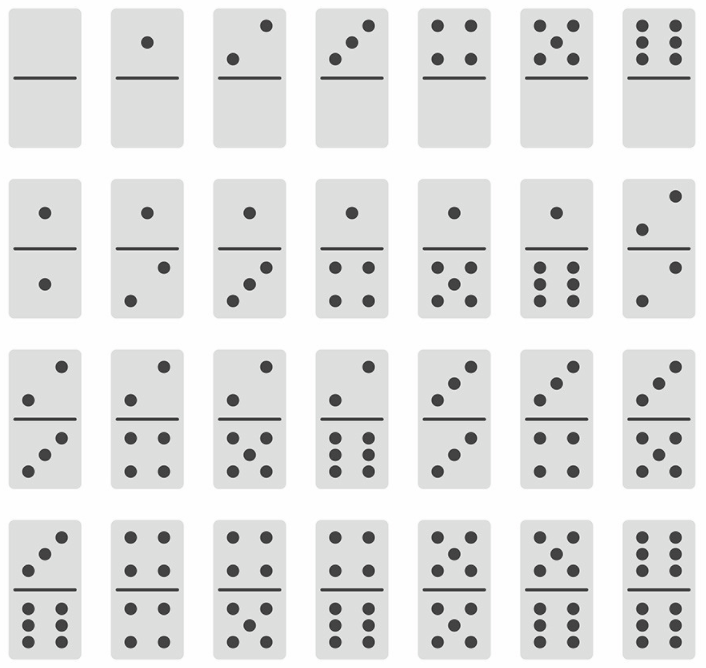
#> input picture domset1.png, 706 x 668 px
$ jupyter execute --allow-errors 'Convolutions,Hough Transforms, Random .ipynb'   (older library calls are emulated)
#> lines starting #> are read from the running program, lines starting #| are printed output that depends on the picture; after the words box and inside, x2 and y2 are one past the last pixel; in counts of white or black regions, pixels touching at a corner belong together
[cell 1]
#Convolution
from PIL import Image, ImageDraw
import numpy as np
from math import sqrt
from skimage.color import rgb2gray
from skimage import measure
from skimage import io
import matplotlib.pyplot as plt
from matplotlib.pyplot import imshow
from skimage.filters import threshold_otsu
from skimage import data, exposure, img_as_float
# Load image:
input_image = Image.open("domset1.png")
#> input_image is the input picture: PIL image 706x668 RGBA; mean R, G, B, A 225.6, 226.1, 225.6, 255
input_pixels = input_image.load()
width, height = input_image.width, input_image.height
#> width = 706; height = 668

# Create output image
output_image = Image.new("RGB", input_image.size)
#> output_image: PIL image 706x668 RGB; every value is 0
draw = ImageDraw.Draw(output_image)

# Convert to grayscale
intensity = np.zeros((width, height))
for x in range(width):
    for y in range(height):
        intensity[x, y] = sum(input_pixels[x, y]) / 3
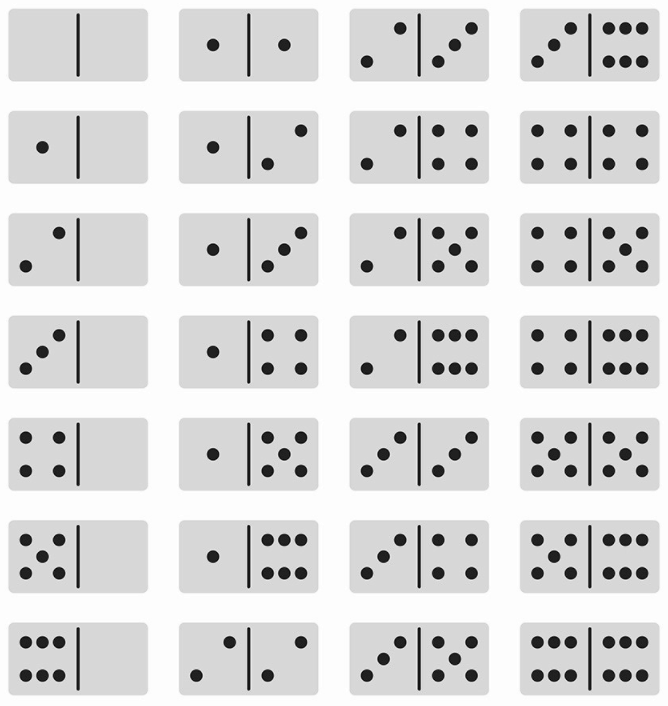
#> intensity: shape (706, 668) float64; min 124, max 340, mean 310.8; drawn with min black and max white
index=0
# Compute convolution between intensity and kernels
for x in range(1, input_image.width - 1):
    for y in range(1, input_image.height - 1):
        magx = intensity[x + 1, y] - intensity[x - 1, y]
        magy = intensity[x, y + 1] - intensity[x, y - 1]

        # Draw in black and white the magnitude
        color = int(sqrt(magx**2 + magy**2))
        draw.point((x, y), (color, color, color))
    index = index + 1
#> after the loop, index = 704
            #print str(index) + " : " + str(r) + ", (x,y) = " + str(x) + ', ' + str(y)
output_image.save('edge.jpg')
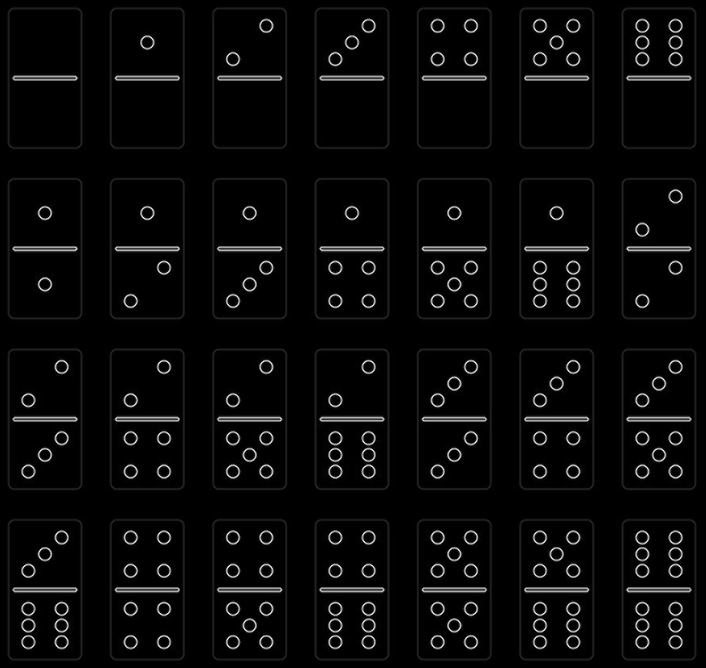
#> saved as edge.jpg: PIL image 706x668 RGB; min 0, max 252, mean 9.3

[cell 2]
# Read image.
import cv2
import numpy as np
img = cv2.imread('edge.jpg', cv2.IMREAD_COLOR)
#> img: shape (668, 706, 3); min 0, max 255, mean 9.6

# Convert to grayscale.
gray = cv2.cvtColor(img, cv2.COLOR_BGR2GRAY)

# Blur using 3 * 3 kernel.
gray_blurred = cv2.blur(gray, (3, 3))

# Apply Hough transform on the blurred image.
detected_circles = cv2.HoughCircles(gray_blurred,
                   cv2.HOUGH_GRADIENT, 1, 20, param1 = 50,
               param2 = 30, minRadius = 1, maxRadius = 40)
#> detected_circles = 79 rows, first 8: [61.5, 608.5, 7.8], [334.5, 300.5, 7.8], [368.5, 25.5, 7.8], [641.5, 608.5, 7.8], [368.5, 641.5, 7.8], [641.5, 399.5, 7.8], [334.5, 570.5, 7.8], [368.5, 366.5, 7.8]

# Draw circles that are detected.
if detected_circles is not None:

    # Convert the circle parameters a, b and r to integers.
    detected_circles = np.uint16(np.around(detected_circles))
#> detected_circles = 79 rows, first 8: [62, 608, 8], [334, 300, 8], [368, 26, 8], [642, 608, 8], [368, 642, 8], [642, 400, 8], [334, 570, 8], [368, 366, 8]

    for pt in detected_circles[0, :]:
        a, b, r = pt[0], pt[1], pt[2]

        # Draw the circumference of the circle.
        cv2.circle(img, (a, b), r, (0, 255, 0), 2)

        # Draw a small circle (of radius 1) to show the center.
        cv2.circle(img, (a, b), 1, (0, 0, 255), 3)
        cv2.imshow("Detected Circle", img)
#> this loop made 79 passes
#> (a, b, r) on passes 1 to 12: (62, 608, 8), (334, 300, 8), (368, 26, 8), (642, 608, 8), (368, 642, 8), (642, 400, 8), (334, 570, 8), (368, 366, 8), (438, 400, 8), (44, 212, 5), (44, 454, 5), (44, 554, 5)
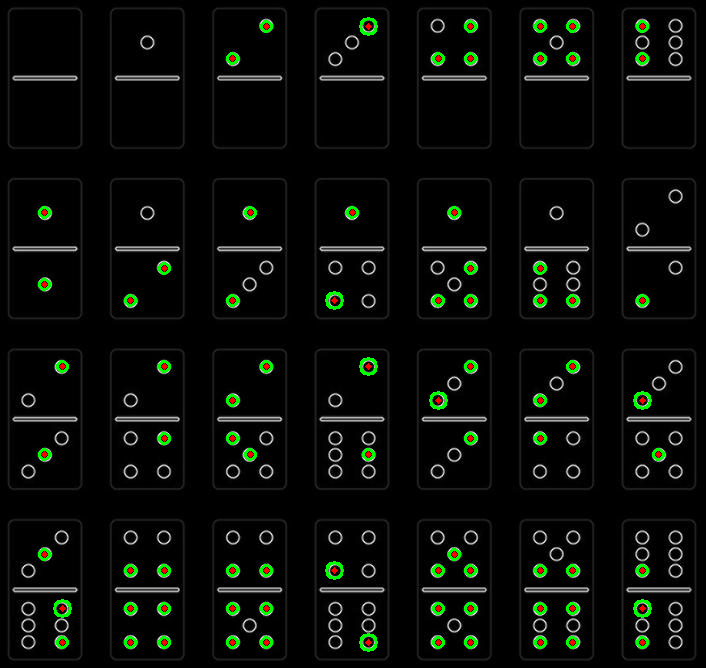
#> img: shape (668, 706, 3); mean B, G, R 8.4, 12.5, 9.4

[cell 3]
import cv2
import numpy as np
import cv2
image = cv2.imread('edge.png')
#> (the rest of this cell did not finish here and is left out)

[cell 4]
from skimage import filters
from scipy import ndimage
import numpy as np
import scipy
import matplotlib.pyplot as plt
from skimage import io
im = io.imread("edge.jpg",as_gray=True);
#> im: shape (668, 706) float64; min 0, max 1, mean 0.0376
val=filters.threshold_otsu(im)
#> val = 0.295
drops=ndimage.binary_fill_holes(im<val)
#> drops: shape (668, 706) bool; every value is 1
original_grayscale = np.asarray(output_image.convert('L'), dtype=float)
blurred_grayscale = scipy.ndimage.filters.gaussian_filter(original_grayscale,sigma=5)
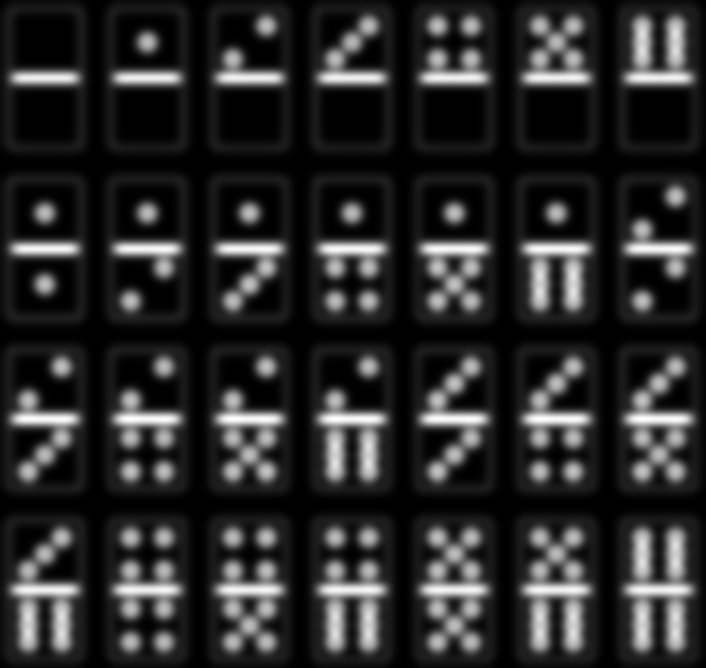
#> blurred_grayscale: shape (668, 706) float64; min 0, max 54.06, mean 9.3; drawn with min black and max white
difference_image = original_grayscale - (7 * blurred_grayscale);
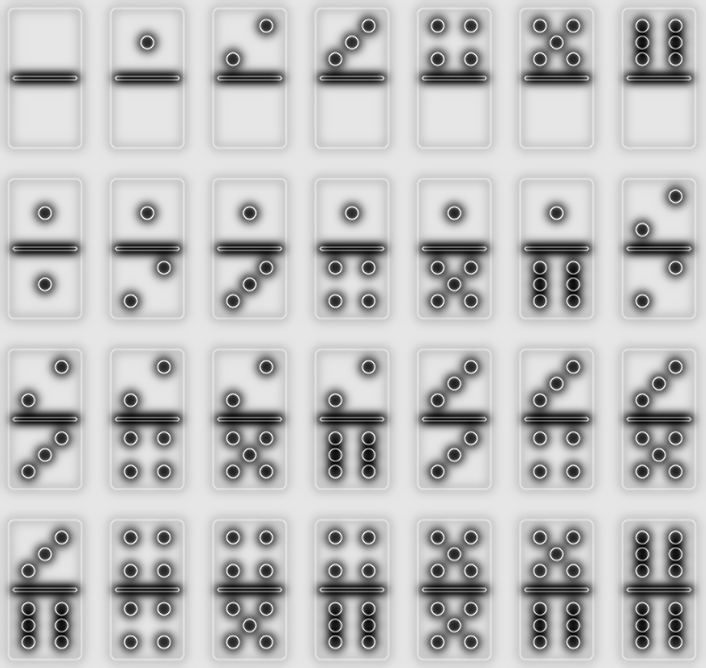
#> difference_image: shape (668, 706) float64; min -331.9, max 35.67, mean -55.6; drawn with min black and max white
image_to_be_labeled = ((difference_image > val) * 255).astype('uint8')  # not sure if it is necessary
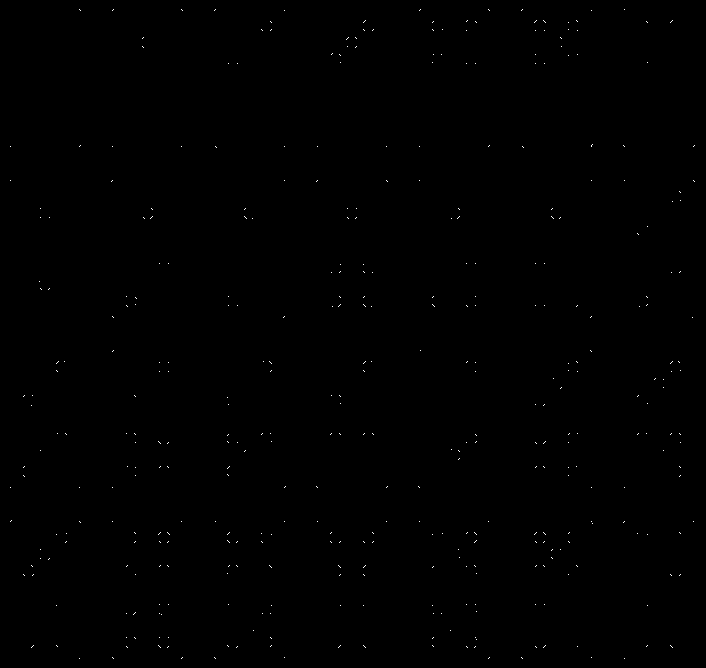
#> image_to_be_labeled: shape (668, 706); 0.14% white in thin lines or dots

labelarray, particle_count = scipy.ndimage.measurements.label(image_to_be_labeled)
#> labelarray: shape (668, 706) int32; 642 distinct labels, from 0 to 641
#> particle_count = 641

[cell 5]
from skimage.feature import match_template
from skimage.transform import resize
from matplotlib.patches import Rectangle
from skimage.color import rgb2gray
from scipy.ndimage import label,find_objects
from numpy import copy
import matplotlib.pyplot as plt
from skimage import io

#> (the rest of this cell did not finish here and is left out)

[cell 6]
import cv2
import numpy
img = cv2.imread('edge.jpg')
# apply medianBlur to smooth image before threshholding
blur= cv2.medianBlur(img, 7) # smooth image by 7x7 pixels, may need to adjust a bit
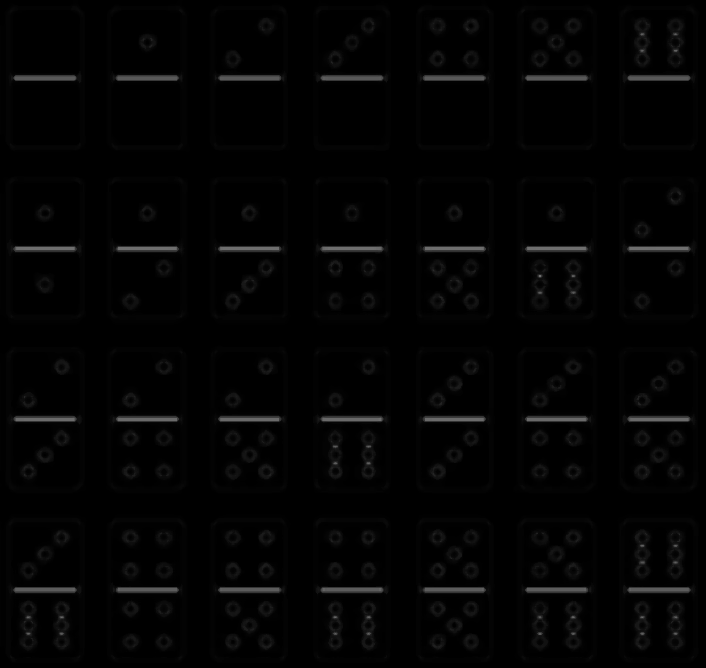
#> blur: shape (668, 706, 3); min 0, max 111, mean 3.6
output_image = Image.new("RGB", input_image.size)
draw = ImageDraw.Draw(output_image)


output = img.copy()
    # apply threshhold color to white (255,255, 255) and the rest to black(0,0,0)
#> (the rest of this cell did not finish here and is left out)

[cell 7]
import numpy as np
import matplotlib.pyplot as plt
import matplotlib.patches as mpatches

from skimage import data

from skimage.segmentation import clear_border
from skimage.morphology import label, closing, square
from skimage.measure import regionprops
from skimage.color import label2rgb


image = io.imread('edge.jpg',as_gray=True);

# apply threshold
thresh = threshold_otsu(image)
#> thresh = 0.295
bw = closing(image > thresh, square(5))
#> bw: shape (668, 706) bool; 4.9% white; 164 white regions, largest, box (x1, y1, x2, y2) and area: (12, 75, 78, 81) 327, (319, 75, 385, 81) 326, (626, 75, 692, 81) 326

# remove artifacts connected to image border
cleared = bw.copy()
clear_border(cleared)

# label image regions
label_image = label(cleared)
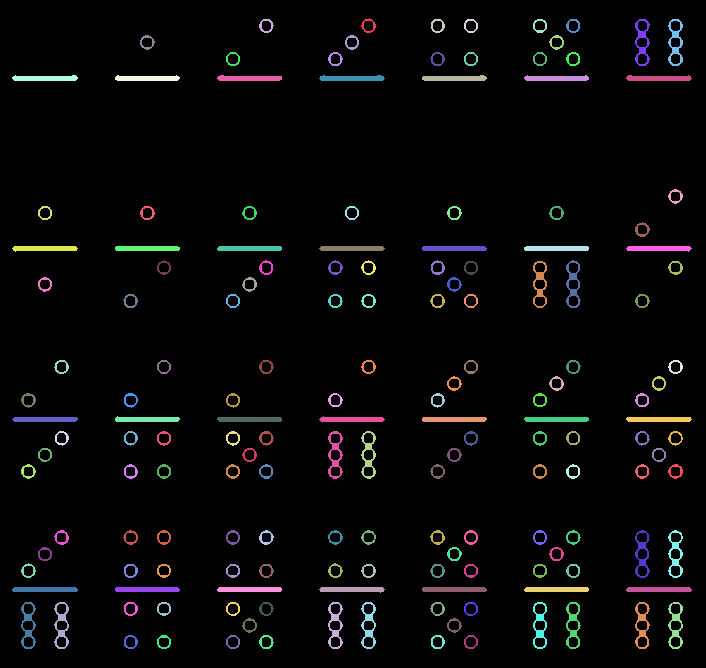
#> label_image: shape (668, 706) int32; 165 distinct labels, from 0 to 164; one colour per label, 0 black
borders = np.logical_xor(bw, cleared)
#> borders: shape (668, 706) bool; every value is 0
label_image[borders] = -1
image_label_overlay = label2rgb(label_image, image=image)
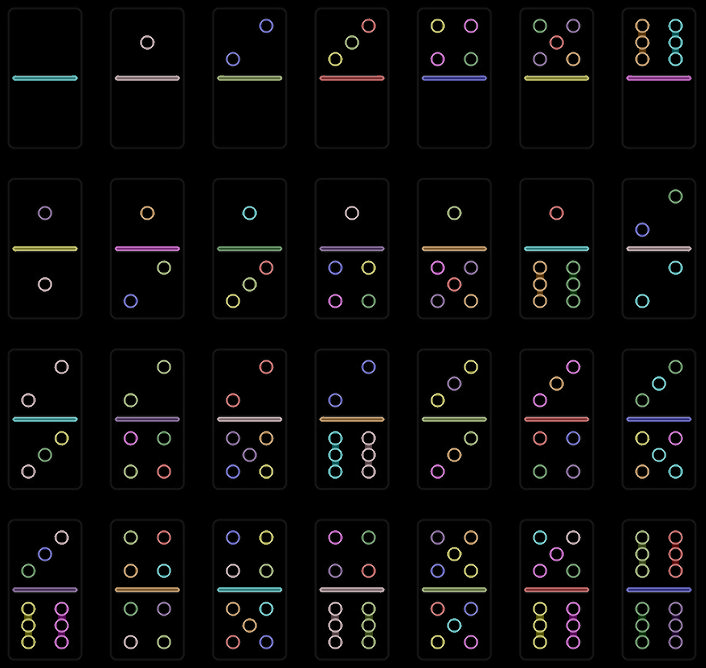
#> image_label_overlay: shape (668, 706, 3) float64; mean R, G, B 0.0351, 0.0334, 0.0331

fig, ax = plt.subplots(ncols=1, nrows=1, figsize=(6, 6))
ax.imshow(image_label_overlay)
index=0
for region in regionprops(label_image):

    # draw rectangle around segmented coins
    minr, minc, maxr, maxc = region.bbox
    rect = mpatches.Rectangle((minc, minr), maxc - minc, maxr - minr,
                              fill=False, edgecolor='red', linewidth=2)
    ax.add_patch(rect)
    index = index + 1
            #print str(index) + " : " + str(r) + ", (x,y) = " + str(x) + ', ' + str(y)
    print ('No. of circles detected = {}'.format(index))
#> this loop made 164 passes
#> (minr, minc, maxr, maxc) on passes 1 to 3: (18, 361, 33, 376), (19, 259, 33, 274), (19, 431, 33, 445)
#| No. of circles detected = 1
#| No. of circles detected = 2
#| No. of circles detected = 3
#| No. of circles detected = 4
#| No. of circles detected = 5
#| No. of circles detected = 6
#| No. of circles detected = 7
#| No. of circles detected = 8
#> (further printed lines are left out)
#> after the loop, index = 164

plt.show()
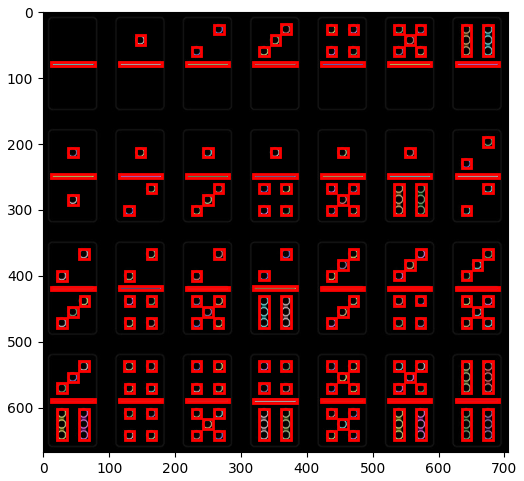
#> figure drawn by matplotlib, 1 panel
import numpy as np
import cv2


#> (the rest of this cell did not finish here and is left out)

$ run again, with backbtn_down.png copied over domset1.png
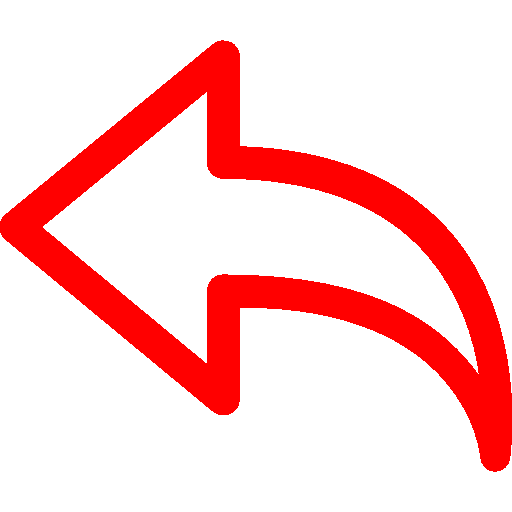
#> input picture backbtn_down.png, 512 x 512 px
#> input_image is the input picture: PIL image 512x512 RGBA; mean R, G, B, A 47.8, 0, 0, 47.8
#> output_image: PIL image 512x512 RGB; every value is 0
#> after the loop `for x in range(width):`:
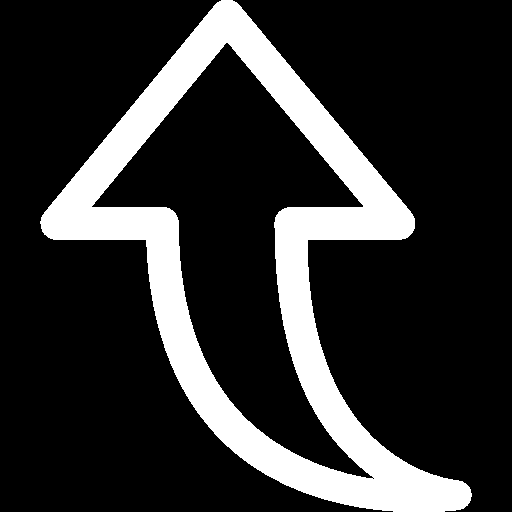
#> intensity: shape (512, 512) float64; values 0 (black) and 170 (white), 18.8% white; 1 white region, box (x1, y1, x2, y2) and area: (40, 0, 472, 512) 49152
#> after the loop `for x in range(1, input_image.width - 1):`: index = 510
#> `detected_circles = cv2.HoughCircles(gray_blurred, cv2.HOUGH_GRADIENT, ..`: detected_circles = [[494.5, 456.5, 13.1]]
#> `detected_circles = np.uint16(np.around(detected_circles))`: detected_circles = [[494, 456, 13]]
#> the loop `for pt in detected_circles[0, :]:` made 1 pass
#> val = 0.189
#> drops: shape (512, 512) bool; every value is 1
#> image_to_be_labeled: shape (512, 512); 0.87% white in thin lines or dots, all inside (x1, y1, x2, y2) = (1, 40, 511, 472)
#> labelarray: shape (512, 512) int32; 479 distinct labels, from 0 to 478
#> particle_count = 478
#> thresh = 0.189
#> bw: shape (512, 512) bool; 1.9% white in thin lines or dots, all inside (x1, y1, x2, y2) = (0, 39, 512, 473)
#> label_image: shape (512, 512) int32; 4 distinct labels, from 0 to 3
#> borders: shape (512, 512) bool; every value is 0
#> the loop `for region in regionprops(label_image):` made 3 passes
#> (minr, minc, maxr, maxc) on passes 1 to 3: (39, 0, 393, 512), (91, 42, 375, 480), (233, 0, 473, 512)
#> (printed output is left out)
#> after the loop `for region in regionprops(label_image):`: index = 3
#> `plt.show()`:
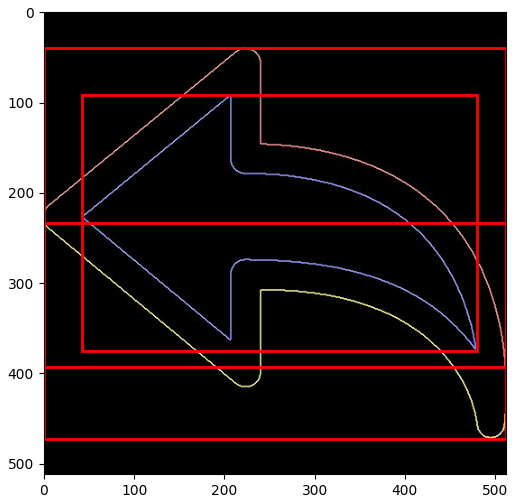
#> figure drawn by matplotlib, 1 panel
